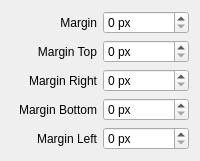
                  <widget class="QWidget" name="tab_34">
                   <attribute name="title">
                    <string>Margin</string>
                   </attribute>
                   <layout class="QGridLayout" name="gridLayout_22">
                    <item row="0" column="0">
                     <widget class="QLabel" name="label_26">
                      <property name="text">
                       <string>Margin</string>
                      </property>
                      <property name="alignment">
                       <set>Qt::AlignRight|Qt::AlignTrailing|Qt::AlignVCenter</set>
                      </property>
                     </widget>
                    </item>
                    <item row="0" column="1">
                     <widget class="QSpinBox" name="pb_margin_all_sb">
                      <property name="suffix">
                       <string> px</string>
                      </property>
                     </widget>
                    </item>
                    <item row="1" column="0">
                     <widget class="QLabel" name="label_25">
                      <property name="text">
                       <string>Margin Top</string>
                      </property>
                      <property name="alignment">
                       <set>Qt::AlignRight|Qt::AlignTrailing|Qt::AlignVCenter</set>
                      </property>
                     </widget>
                    </item>
                    <item row="1" column="1">
                     <widget class="QSpinBox" name="pb_margin_top_sb">
                      <property name="suffix">
                       <string> px</string>
                      </property>
                     </widget>
                    </item>
                    <item row="2" column="0">
                     <widget class="QLabel" name="label_29">
                      <property name="text">
                       <string>Margin Right</string>
                      </property>
                      <property name="alignment">
                       <set>Qt::AlignRight|Qt::AlignTrailing|Qt::AlignVCenter</set>
                      </property>
                     </widget>
                    </item>
                    <item row="2" column="1">
                     <widget class="QSpinBox" name="pb_margin_right_sb">
                      <property name="suffix">
                       <string> px</string>
                      </property>
                     </widget>
                    </item>
                    <item row="3" column="0">
                     <widget class="QLabel" name="label_28">
                      <property name="text">
                       <string>Margin Bottom</string>
                      </property>
                      <property name="alignment">
                       <set>Qt::AlignRight|Qt::AlignTrailing|Qt::AlignVCenter</set>
                      </property>
                     </widget>
                    </item>
                    <item row="3" column="1">
                     <widget class="QSpinBox" name="pb_margin_bottom_sb">
                      <property name="suffix">
                       <string> px</string>
                      </property>
                     </widget>
                    </item>
                    <item row="4" column="0">
                     <widget class="QLabel" name="label_27">
                      <property name="text">
                       <string>Margin Left</string>
                      </property>
                      <property name="alignment">
                       <set>Qt::AlignRight|Qt::AlignTrailing|Qt::AlignVCenter</set>
                      </property>
                     </widget>
                    </item>
                    <item row="4" column="1">
                     <widget class="QSpinBox" name="pb_margin_left_sb">
                      <property name="suffix">
                       <string> px</string>
                      </property>
                     </widget>
                    </item>
                   </layout>
                  </widget>
